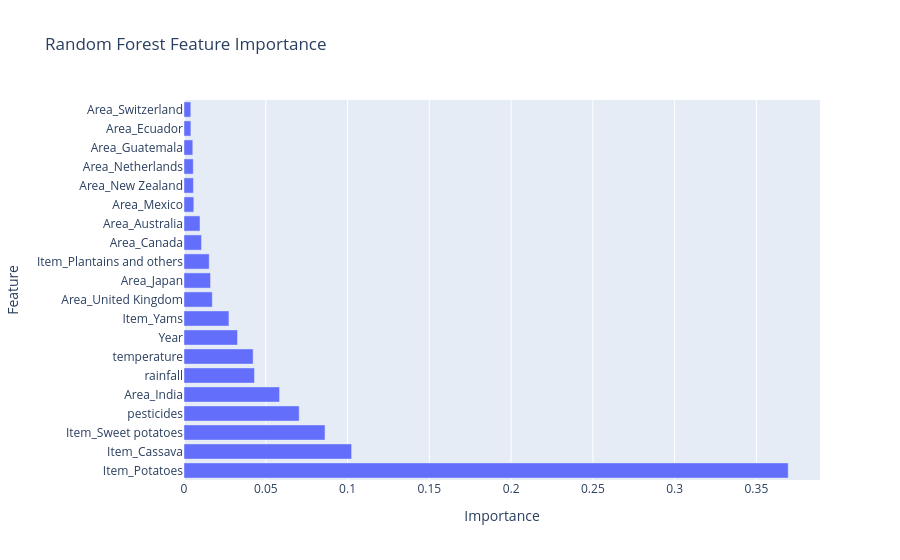

The cell this chart's notebook holds for it:
### Code cell
top_features = feature_importance.head(20)

fig = px.bar(
    top_features,
    x="Importance",
    y="Feature",
    orientation="h",
    title="Random Forest Feature Importance"
)

fig.show()

### Figure 1 — Plotly figure (JSON) as saved in the notebook; plotly's stock layout.template omitted (floating-point values rounded to 4 significant figures)
{"data": [{"hovertemplate": "Importance=%{x}<br>Feature=%{y}<extra></extra>", "legendgroup": "", "marker": {"color": "#636efa", "pattern": {"shape": ""}}, "name": "", "orientation": "h", "showlegend": false, "textposition": "auto", "type": "bar", "x": [0.3695, 0.1025, 0.08624, 0.07043, 0.05845, 0.04311, 0.04227, 0.03272, 0.02748, 0.01732, 0.01623, 0.01542, 0.01071, 0.009804, 0.006001, 0.005776, 0.005675, 0.005384, 0.004226, 0.004165], "xaxis": "x", "y": ["Item_Potatoes", "Item_Cassava", "Item_Sweet potatoes", "pesticides", "Area_India", "rainfall", "temperature", "Year", "Item_Yams", "Area_United Kingdom", "Area_Japan", "Item_Plantains and others", "Area_Canada", "Area_Australia", "Area_Mexico", "Area_New Zealand", "Area_Netherlands", "Area_Guatemala", "Area_Ecuador", "Area_Switzerland"], "yaxis": "y"}], "layout": {"barmode": "relative", "legend": {"tracegroupgap": 0}, "title": {"text": "Random Forest Feature Importance"}, "xaxis": {"anchor": "y", "domain": [0, 1], "title": {"text": "Importance"}}, "yaxis": {"anchor": "x", "domain": [0, 1], "title": {"text": "Feature"}}}}
